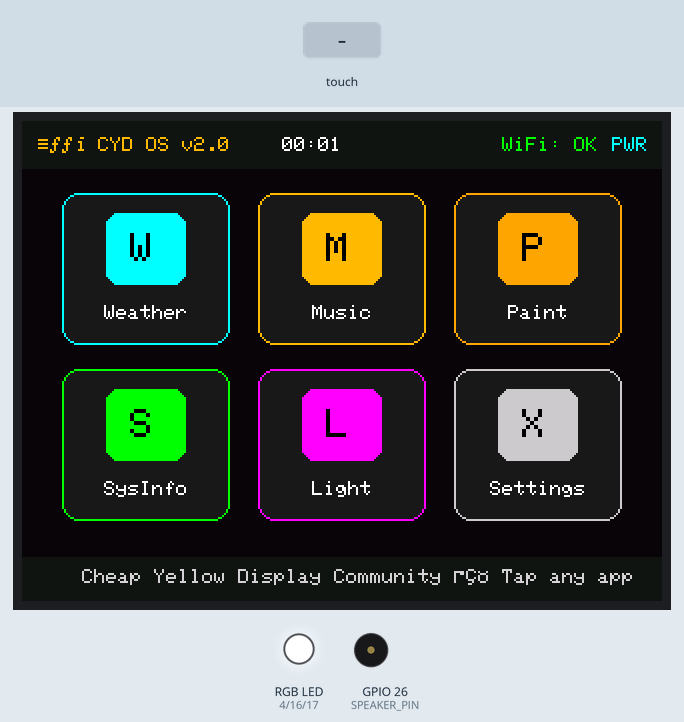
Bench run of a sketch on a simulated ESP32. Parts: 320×240 colour display, an RGB LED mixed from three pins (HIGH = lit), buzzer (waves = sounding). The test bench sets the inputs (shaded band). Pins used as bus, display or sensor lines are not drawn.

Above: at 1.6 s.
1.7 s: touch panel pressed at 62 % / 50 % of its raw x / y range
At 2.5 s:
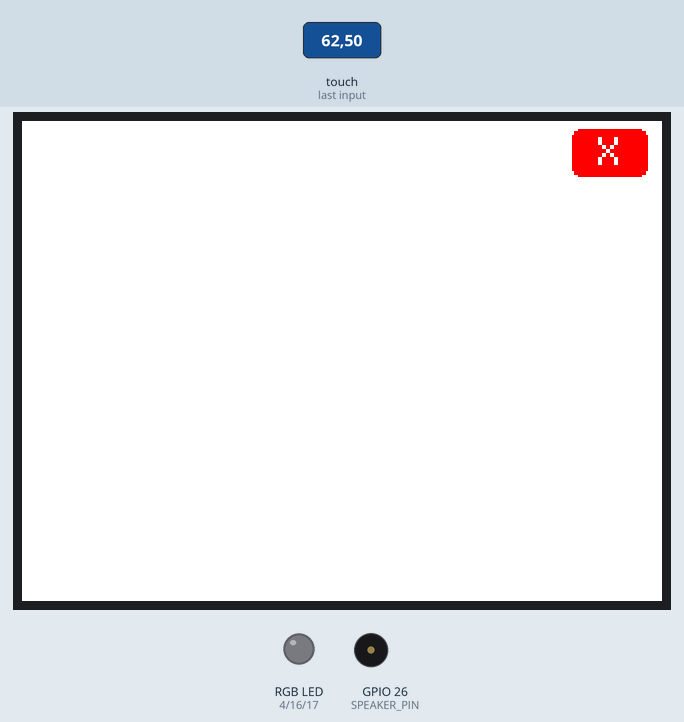
3.3 s: touch panel pressed at 87 % / 10 % of its raw x / y range
At 4.9 s:
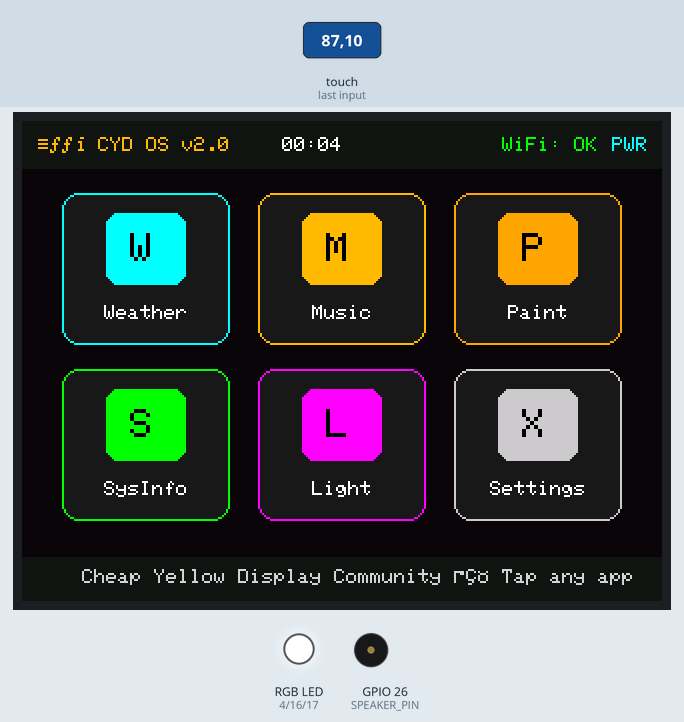
6.3 s: touch panel pressed at 13 % / 30 % of its raw x / y range
At 7.9 s:
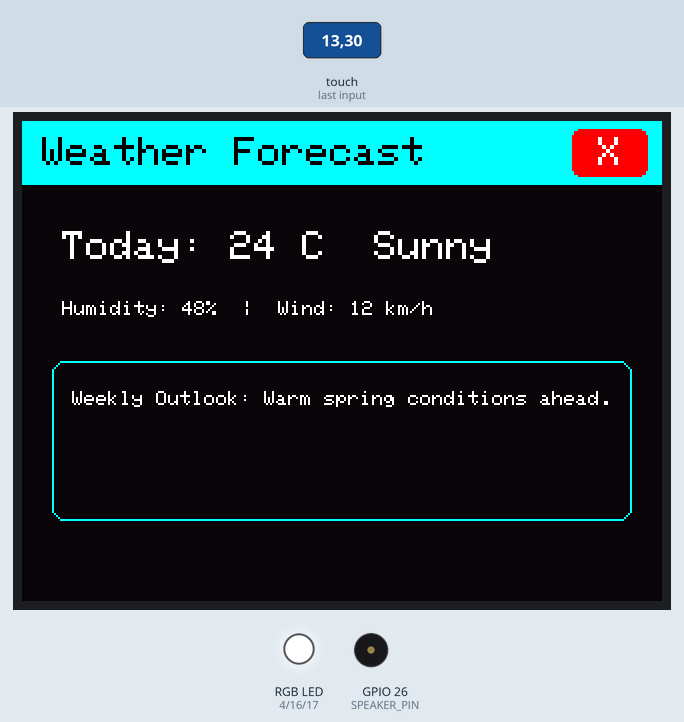
Timing chart, 0 to 9.4 s (numbered marks = the images above; inputs shaded):
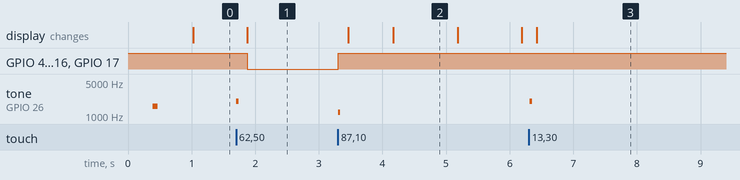

The sketch:

01-cyd-os.ino
```cpp
/**
 * @file 01-cyd-os.ino
 * @brief CYD OS — Touchscreen Desktop OS & App Launcher for Cheap Yellow Display 2.8"
 * @author Tushar Aggarwal (tushar2704)
 * @repository https://github.com/tushar2704/Cheap-Yellow-Display-Community
 *
 * 📺 Follow on YouTube:
 * - Tech & Coding: https://youtube.com/@IamNotIntoTech
 * - 3D Printing & Enclosure: https://youtube.com/@Makerrdesigns
 *
 * Hardware:
 * - ESP32-2432S028R (2.8" Resistive Touch CYD)
 */

#include <SPI.h>
#include <TFT_eSPI.h>
#include <XPT2046_Touchscreen.h>

#define XPT2046_IRQ 36
#define XPT2046_MOSI 13
#define XPT2046_MISO 12
#define XPT2046_CLK 14
#define XPT2046_CS 33

#define LED_RED 4
#define LED_GREEN 16
#define LED_BLUE 17
#define SPEAKER_PIN 26
#define LDR_PIN 34
#define TFT_BL 21

#define TS_MINX 300
#define TS_MAXX 3800
#define TS_MINY 200
#define TS_MAXY 3700

SPIClass touchSPI(VSPI);
XPT2046_Touchscreen ts(XPT2046_CS, XPT2046_IRQ);
TFT_eSPI tft = TFT_eSPI();

// Operating System States
enum OS_State {
  STATE_DESKTOP,
  APP_WEATHER,
  APP_MUSIC,
  APP_PAINT,
  APP_SYSINFO,
  APP_FLASHLIGHT,
  APP_SETTINGS
};

OS_State currentAppState = STATE_DESKTOP;
int currentBrightness = 255;
int uptimeSeconds = 0;
unsigned long lastTick = 0;

void beep(int freq, int ms) {
  tone(SPEAKER_PIN, freq, ms);
}

void setRgb(bool r, bool g, bool b) {
  digitalWrite(LED_RED, r ? LOW : HIGH);
  digitalWrite(LED_GREEN, g ? LOW : HIGH);
  digitalWrite(LED_BLUE, b ? LOW : HIGH);
}

void setBacklight(int val) {
  currentBrightness = constrain(val, 20, 255);
  ledcWrite(3, currentBrightness);
}

void drawStatusBar() {
  tft.fillRect(0, 0, 320, 24, 0x10A2); // Dark Top Bar

  // OS Logo / Title
  tft.setTextColor(0xFDC0, 0x10A2); // CYD Yellow
  tft.setTextSize(1);
  tft.setCursor(8, 8);
  tft.print("🟡 CYD OS v2.0");

  // Simulated Time / Uptime
  int mins = uptimeSeconds / 60;
  int secs = uptimeSeconds % 60;
  tft.setTextColor(TFT_WHITE, 0x10A2);
  tft.setCursor(130, 8);
  tft.printf("%02d:%02d", mins, secs);

  // WiFi / Battery Status
  tft.setTextColor(TFT_GREEN, 0x10A2);
  tft.setCursor(240, 8);
  tft.print("WiFi: OK");

  tft.setTextColor(TFT_CYAN, 0x10A2);
  tft.setCursor(295, 8);
  tft.print("PWR");
}

void drawDesktopIcon(int x, int y, const char* title, uint16_t iconColor, const char* symbol) {
  // App Tile Card
  tft.fillRoundRect(x, y, 84, 76, 8, 0x18C3);
  tft.drawRoundRect(x, y, 84, 76, 8, iconColor);

  // Icon Symbol Box
  tft.fillRoundRect(x + 22, y + 10, 40, 36, 6, iconColor);
  tft.setTextColor(TFT_BLACK, iconColor);
  tft.setTextSize(2);
  tft.setCursor(x + 34, y + 20);
  tft.print(symbol);

  // Title
  tft.setTextColor(TFT_WHITE, 0x18C3);
  tft.setTextSize(1);
  int titleX = x + (84 - (strlen(title) * 6)) / 2;
  tft.setCursor(titleX, y + 56);
  tft.print(title);
}

void drawDesktop() {
  tft.fillScreen(0x0821);
  drawStatusBar();

  // 6 App Launcher Grid (3 cols x 2 rows)
  // Row 1
  drawDesktopIcon(20,  36, "Weather",   0x07FF, "W");
  drawDesktopIcon(118, 36, "Music",     0xFDC0, "M");
  drawDesktopIcon(216, 36, "Paint",     0xFD20, "P");

  // Row 2
  drawDesktopIcon(20,  124, "SysInfo",  0x07E0, "S");
  drawDesktopIcon(118, 124, "Light",    0xF81F, "L");
  drawDesktopIcon(216, 124, "Settings", 0xCE59, "X");

  // Footer Dock
  tft.fillRect(0, 218, 320, 22, 0x10A2);
  tft.setTextColor(TFT_LIGHTGREY, 0x10A2);
  tft.setTextSize(1);
  tft.setCursor(30, 224);
  tft.print("Cheap Yellow Display Community — Tap any app");
}

void drawAppHeader(const char* title, uint16_t color) {
  tft.fillScreen(0x0821);

  // App Title Header
  tft.fillRect(0, 0, 320, 32, color);
  tft.setTextColor(TFT_BLACK, color);
  tft.setTextSize(2);
  tft.setCursor(10, 8);
  tft.print(title);

  // Close "X" Button
  tft.fillRoundRect(275, 4, 38, 24, 4, TFT_RED);
  tft.setTextColor(TFT_WHITE, TFT_RED);
  tft.setCursor(288, 8);
  tft.print("X");
}

void renderAppScreen(OS_State state) {
  switch (state) {
    case APP_WEATHER:
      drawAppHeader("Weather Forecast", 0x07FF);
      tft.setTextColor(TFT_WHITE, 0x0821);
      tft.setTextSize(2);
      tft.setCursor(20, 55);
      tft.print("Today: 24 C  Sunny");
      tft.setTextSize(1);
      tft.setCursor(20, 90);
      tft.print("Humidity: 48%  |  Wind: 12 km/h");
      tft.drawRoundRect(15, 120, 290, 80, 6, 0x07FF);
      tft.setCursor(25, 135);
      tft.print("Weekly Outlook: Warm spring conditions ahead.");
      break;

    case APP_MUSIC:
      drawAppHeader("Music Player", 0xFDC0);
      tft.setTextColor(TFT_WHITE, 0x0821);
      tft.setTextSize(2);
      tft.setCursor(20, 60);
      tft.print("Now Playing: Lofi Beats");
      tft.fillRoundRect(20, 110, 80, 36, 4, 0x03E0);
      tft.setCursor(38, 120);
      tft.print("PLAY");
      break;

    case APP_PAINT:
      drawAppHeader("Quick Sketch", 0xFD20);
      tft.setTextColor(TFT_LIGHTGREY, 0x0821);
      tft.setTextSize(1);
      tft.setCursor(20, 42);
      tft.print("Stylus drawing active. Draw below:");
      break;

    case APP_SYSINFO:
      drawAppHeader("System Monitor", 0x07E0);
      tft.setTextColor(TFT_WHITE, 0x0821);
      tft.setTextSize(1);
      tft.setCursor(20, 55);
      tft.printf("Free Heap: %u bytes\n", ESP.getFreeHeap());
      tft.setCursor(20, 75);
      tft.printf("CPU Frequency: %u MHz\n", ESP.getCpuFreqMHz());
      tft.setCursor(20, 95);
      tft.printf("Flash Chip Size: %u KB\n", ESP.getFlashChipSize() / 1024);
      tft.setCursor(20, 115);
      tft.printf("ESP-IDF Version: %s\n", esp_get_idf_version());
      tft.setCursor(20, 135);
      tft.printf("LDR Light Sensor: %d (0-4095)\n", analogRead(LDR_PIN));
      break;

    case APP_FLASHLIGHT:
      drawAppHeader("RGB Flashlight", 0xF81F);
      tft.fillScreen(TFT_WHITE);
      setRgb(true, true, true);
      // Keep close button visible on white
      tft.fillRoundRect(275, 4, 38, 24, 4, TFT_RED);
      tft.setTextColor(TFT_WHITE, TFT_RED);
      tft.setTextSize(2);
      tft.setCursor(288, 8);
      tft.print("X");
      break;

    case APP_SETTINGS:
      drawAppHeader("Settings & Display", 0xCE59);
      tft.setTextColor(TFT_WHITE, 0x0821);
      tft.setTextSize(1);
      tft.setCursor(20, 60);
      tft.print("Display Backlight Brightness:");
      tft.fillRoundRect(20, 85, 280, 20, 4, 0xFDC0);
      tft.setCursor(20, 125);
      tft.print("Device: Cheap Yellow Display (ESP32-2432S028R)");
      tft.setCursor(20, 145);
      tft.print("Maintainer: Tushar Aggarwal (@tushar2704)");
      tft.setCursor(20, 165);
      tft.print("License: AGPLv3 + CC BY-NC-ND 4.0");
      break;

    default:
      break;
  }
}

void setup() {
  Serial.begin(115200);

  pinMode(LED_RED, OUTPUT);
  pinMode(LED_GREEN, OUTPUT);
  pinMode(LED_BLUE, OUTPUT);
  pinMode(SPEAKER_PIN, OUTPUT);
  setRgb(false, false, false);

  // Setup Backlight PWM on Channel 3
  ledcSetup(3, 5000, 8);
  ledcAttachPin(TFT_BL, 3);
  setBacklight(255);

  tft.init();
  tft.setRotation(1);
  tft.fillScreen(0x0821);

  touchSPI.begin(XPT2046_CLK, XPT2046_MISO, XPT2046_MOSI, XPT2046_CS);
  ts.begin(touchSPI);
  ts.setRotation(1);

  drawDesktop();
  beep(1600, 80);
}

void loop() {
  unsigned long now = millis();

  // Uptime counter
  if (now - lastTick >= 1000) {
    lastTick = now;
    uptimeSeconds++;
    if (currentAppState == STATE_DESKTOP) {
      drawStatusBar();
    }
  }

  // Handle Touch Screen
  if (ts.touched()) {
    TS_Point p = ts.getPoint();
    int x = map(p.x, TS_MINX, TS_MAXX, 0, 320);
    int y = map(p.y, TS_MINY, TS_MAXY, 0, 240);

    // If inside an app, check Close button
    if (currentAppState != STATE_DESKTOP) {
      if (x >= 265 && y <= 35) {
        beep(1200, 30);
        setRgb(false, false, false);
        currentAppState = STATE_DESKTOP;
        drawDesktop();
        delay(250);
        return;
      }

      // If in Paint app, draw
      if (currentAppState == APP_PAINT && y > 35) {
        tft.fillCircle(x, y, 3, TFT_YELLOW);
        return;
      }
      return;
    }

    // On Desktop: Check App Icon Taps
    // Row 1
    if (y >= 36 && y <= 112) {
      if (x >= 20 && x <= 104) {
        currentAppState = APP_WEATHER;
      } else if (x >= 118 && x <= 202) {
        currentAppState = APP_MUSIC;
      } else if (x >= 216 && x <= 300) {
        currentAppState = APP_PAINT;
      }
    }
    // Row 2
    else if (y >= 124 && y <= 200) {
      if (x >= 20 && x <= 104) {
        currentAppState = APP_SYSINFO;
      } else if (x >= 118 && x <= 202) {
        currentAppState = APP_FLASHLIGHT;
      } else if (x >= 216 && x <= 300) {
        currentAppState = APP_SETTINGS;
      }
    }

    if (currentAppState != STATE_DESKTOP) {
      beep(2000, 40);
      renderAppScreen(currentAppState);
      delay(250);
    }
  }

  delay(20);
}
```

Measured:
- after the input at 1.7 s, GPIO 4 (LED_RED), GPIO 16 (LED_GREEN), GPIO 17 (LED_BLUE): HIGH → LOW after 0.17 s; tone on GPIO 26 (SPEAKER_PIN): silent → 2000 Hz at once, → silent 0.04 s later; the display: changes after 0.17 s (image 1)
- after the input at 3.3 s, GPIO 4 (LED_RED), GPIO 16 (LED_GREEN), GPIO 17 (LED_BLUE): LOW → HIGH at once; tone on GPIO 26 (SPEAKER_PIN): silent → 1200 Hz at once, → silent 0.03 s later; the display: first changes after 0.16 s (image 2 shows a later state)
- after the input at 6.3 s, tone on GPIO 26 (SPEAKER_PIN): silent → 2000 Hz at once, → silent 0.04 s later; the display: changes after 0.13 s (image 3)
